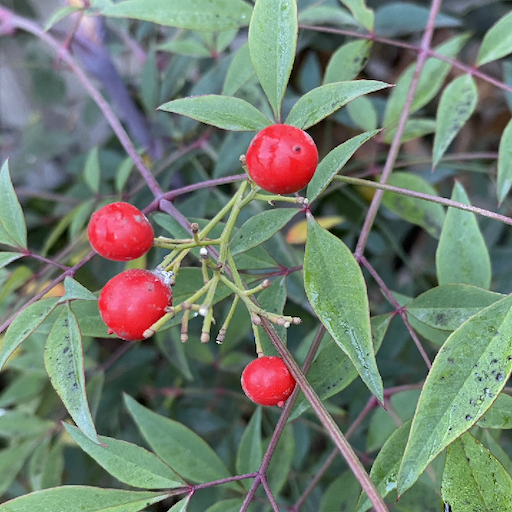
#> input picture 004/001 - TEO/frutos_rojos.png, 512 x 512 px
$ jupyter execute '002 - imagenes en color y canales.ipynb'
#> lines starting #> are read from the running program, lines starting #| are printed output that depends on the picture; long printed decimals are rounded
# Cuaderno 2: Imágenes en color y canales

En este cuaderno vas a trabajar con una idea fundamental: una imagen color no es un bloque indivisible, sino una combinación de canales. Entender eso vuelve mucho más claro por qué a veces los colores se ven mal y cómo podemos analizarlos por separado.

## Objetivos

- Distinguir entre los formatos `BGR` y `RGB`.
- Separar los canales de color de una imagen.
- Interpretar visualmente qué aporta cada canal.
- Empezar a relacionar color, intensidad y estructura de datos.

[cell 1]
import urllib.request
from pathlib import Path

import cv2
import matplotlib.pyplot as plt
import numpy as np


def mostrar_canales(imagen_rgb):
    rojo = imagen_rgb[:, :, 0]
    verde = imagen_rgb[:, :, 1]
    azul = imagen_rgb[:, :, 2]

    fig, axes = plt.subplots(2, 2, figsize=(10, 9))
    axes[0, 0].imshow(imagen_rgb)
    axes[0, 0].set_title("Imagen RGB")
    axes[0, 0].axis("off")

    axes[0, 1].imshow(rojo, cmap="gray")
    axes[0, 1].set_title("Canal rojo")
    axes[0, 1].axis("off")

    axes[1, 0].imshow(verde, cmap="gray")
    axes[1, 0].set_title("Canal verde")
    axes[1, 0].axis("off")

    axes[1, 1].imshow(azul, cmap="gray")
    axes[1, 1].set_title("Canal azul")
    axes[1, 1].axis("off")

    plt.tight_layout()
    plt.show()

[cell 2]
ruta = Path("frutos_rojos.png")
url = "https://www.dropbox.com/s/do6b49d10ty1dyf/frutos_rojos.png?dl=1"

if not ruta.exists():
    urllib.request.urlretrieve(url, ruta)

print("Imagen lista para trabajar.")

[cell 3]
imagen_bgr = cv2.imread(str(ruta))
#> imagen_bgr is the input picture: shape (512, 512, 3); mean B, G, R 111.7, 125.1, 112.8
imagen_rgb = cv2.cvtColor(imagen_bgr, cv2.COLOR_BGR2RGB)

fig, axes = plt.subplots(1, 2, figsize=(12, 5))

axes[0].imshow(imagen_bgr)
axes[0].set_title("Mostrada sin convertir")
axes[0].axis("off")

axes[1].imshow(imagen_rgb)
axes[1].set_title("Convertida a RGB")
axes[1].axis("off")

plt.tight_layout()
plt.show()
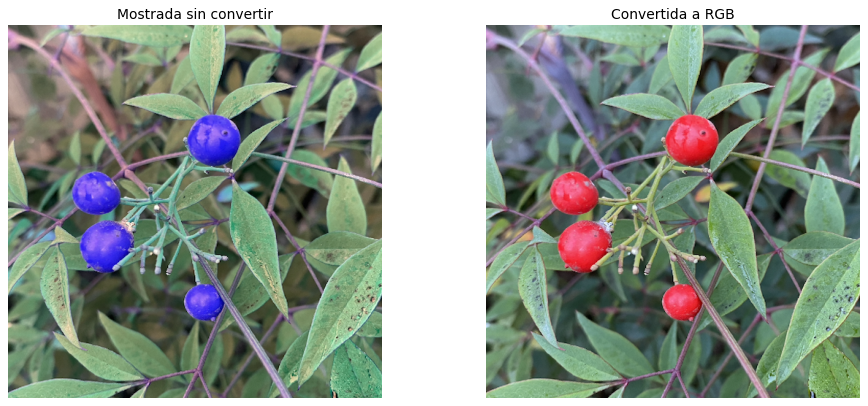
#> figure drawn by matplotlib, 2 panels; B, G, R data is drawn as R, G, B

print(f"Forma de la imagen: {imagen_bgr.shape}")
#| Forma de la imagen: (512, 512, 3)
print("OpenCV lee en formato BGR. Matplotlib espera RGB.")

## Idea central

Cuando la imagen se muestra "mal" no significa que el archivo esté roto. Lo que ocurre es que cada biblioteca interpreta en distinto orden los canales de color.

- En `OpenCV`, el orden por defecto es `BGR`.
- En `Matplotlib`, el orden esperado es `RGB`.

Por eso, antes de analizar colores, conviene verificar con qué formato estamos trabajando.

[cell 4]
mostrar_canales(imagen_rgb)
#> in mostrar_canales, `rojo = imagen_rgb[:, :, 0]`:
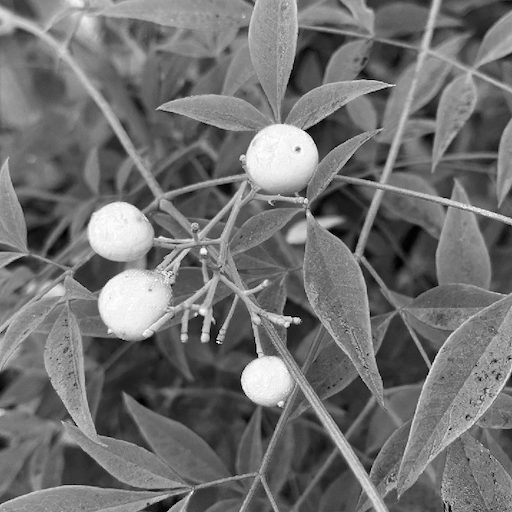
#> rojo: shape (512, 512); min 0, max 255, mean 112.8
#> in mostrar_canales, `verde = imagen_rgb[:, :, 1]`:
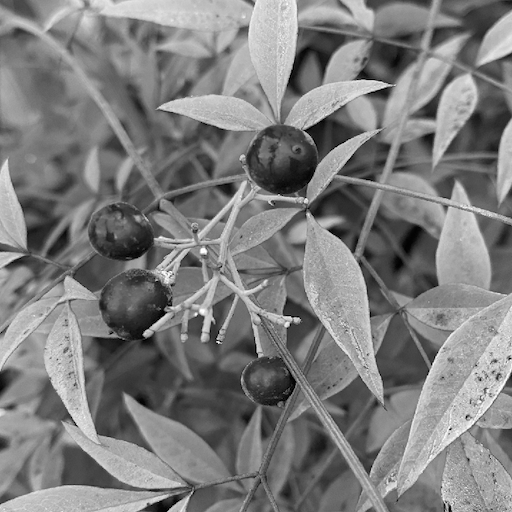
#> verde: shape (512, 512); min 0, max 255, mean 125.1
#> in mostrar_canales, `azul = imagen_rgb[:, :, 2]`:
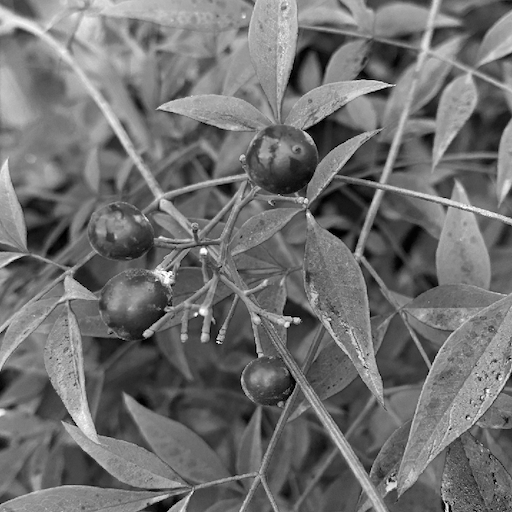
#> azul: shape (512, 512); min 0, max 255, mean 111.7

## Para interpretar

Observá estas preguntas antes de seguir:

- ¿En qué canal se ven más brillantes los frutos?
- ¿En cuál se destacan más las hojas?
- ¿Qué significa que un objeto se vea claro u oscuro en un canal?

Un canal claro indica que ese color tiene mucha presencia en esa zona. Un canal oscuro indica lo contrario.

[cell 5]
imagen_matplotlib = plt.imread(ruta)

print("Primer píxel leído con OpenCV y convertido a RGB:", imagen_rgb[0, 0])
#| Primer píxel leído con OpenCV y convertido a RGB: [82 88 88]
print("Primer píxel leído con Matplotlib:", imagen_matplotlib[0, 0])
#| Primer píxel leído con Matplotlib: [0.3216 0.3451 0.3451 1.        ]

fig, axes = plt.subplots(1, 2, figsize=(12, 5))
axes[0].imshow(imagen_rgb)
axes[0].set_title("OpenCV convertido a RGB")
axes[0].axis("off")

axes[1].imshow(imagen_matplotlib)
axes[1].set_title("Matplotlib")
axes[1].axis("off")

plt.tight_layout()
plt.show()

$ run again, with 004/001 - TEO/paisaje.png copied over 004/001 - TEO/frutos_rojos.png
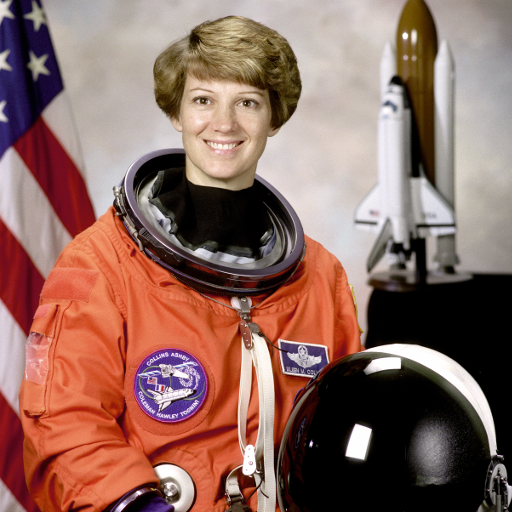
#> input picture 004/001 - TEO/paisaje.png, 512 x 512 px
#> imagen_bgr is the input picture: shape (512, 512, 3); mean B, G, R 96.5, 105.8, 141.6
#| Forma de la imagen: (512, 512, 3)
#> in mostrar_canales, `rojo = imagen_rgb[:, :, 0]`:
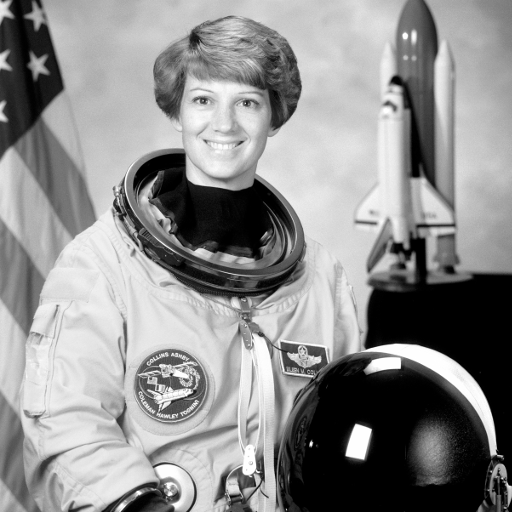
#> rojo: shape (512, 512); min 0, max 255, mean 141.6
#> in mostrar_canales, `azul = imagen_rgb[:, :, 2]`:
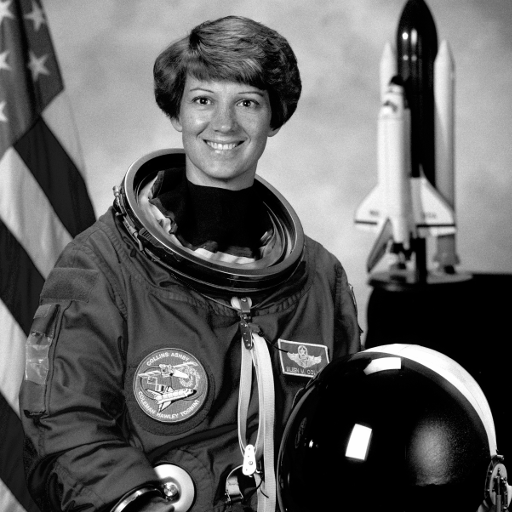
#> azul: shape (512, 512); min 0, max 255, mean 96.5
#| Primer píxel leído con OpenCV y convertido a RGB: [154 147 151]
#| Primer píxel leído con Matplotlib: [0.6039 0.5765 0.5922]
